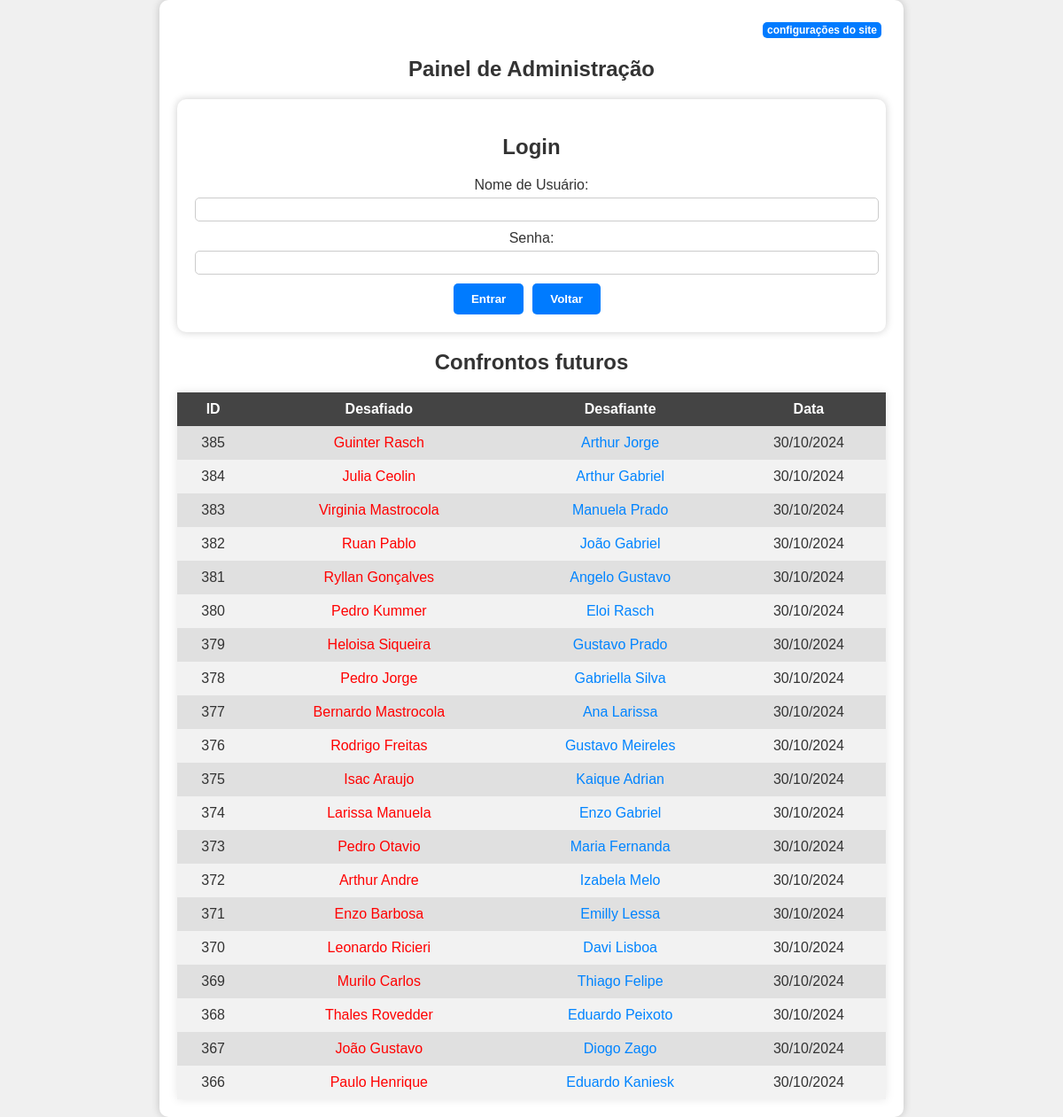
Screenshot of /painel_admin.php with the database file from the repository.
### tables this page shows
CREATE TABLE `t_confrontos`  (
  `a_index` int NOT NULL AUTO_INCREMENT,
  `a_desafiado` int NULL DEFAULT NULL,
  `a_desafiado_rating` int NULL DEFAULT NULL,
  `a_desafiado_pontos` varchar(255) NULL DEFAULT NULL,
  `a_desafiante` int NULL DEFAULT NULL,
  `a_desafiante_rating` int NULL DEFAULT NULL,
  `a_desafiante_pontos` varchar(255) NULL DEFAULT NULL,
  `a_resultado` varchar(255) NULL DEFAULT NULL,
  `a_data` date NULL DEFAULT NULL,
  `a_data_update` datetime NULL DEFAULT NULL,
  PRIMARY KEY (`a_index`) USING BTREE
);

CREATE TABLE `t_atletas`  (
  `a_index` int NOT NULL AUTO_INCREMENT,
  `a_enable` int NULL DEFAULT 1,
  `a_rating_inicial` int NULL DEFAULT 0,
  `a_nick` varchar(255) NULL DEFAULT NULL,
  `a_rating_atual` int NULL DEFAULT 0,
  `a_vitorias` float NULL DEFAULT 0,
  `a_buc1` float NULL DEFAULT 0,
  `a_data_nascimento` date NULL DEFAULT NULL,
  `a_confronto_direto` int NOT NULL DEFAULT 0,
  PRIMARY KEY (`a_index`) USING BTREE
);

### include/functions.php (called while the page is built, shortened)
<?php
require 'config.php';
function obterNomeJogador($id) {
    global $conn;
    $query = "SELECT a_nick FROM t_atletas WHERE a_index = ?";
    $stmt = $conn->prepare($query);
    $stmt->bind_param("i", $id);
    $stmt->execute();
    $result = $stmt->get_result();
    $row = $result->fetch_assoc();
    return $row['a_nick'];
}
function isUserLoggedIn() {
    if (isset($_SESSION['user_id'])) {
        return true;
    } else {
        return false;
    }
}
?>

### include/config.php (called while the page is built, shortened)
<?php
$servername = "127.0.0.1";
$username = "root";
$password = '';
$dbname = "db_chess";
$conn = new mysqli($servername, $username, $password, $dbname);
$sql = "SELECT * FROM t_site_settings WHERE a_index = 1";
$result = $conn->query($sql);
if ($result->num_rows > 0) {
    $row = $result->fetch_assoc();
    $_cor_desafiado = $row['a_cor_desafiado'];
    $_cor_desafiante = $row['a_cor_desafiante'];
}
?>

### painel_admin.php (the view, shortened to what this page needs)
<?php
require 'include/functions.php';
?>
<!DOCTYPE html>
<html lang="pt-BR">
<head>
    <link rel="stylesheet" type="text/css" href="template/style.css" id="stylesheet">
    <link rel="stylesheet" type="text/css" href="template/style-dark.css" id="dark-stylesheet" disabled>
</head>
<body>
    <div class="container">
    <div class="header">
            <a href="site_config.php" class="admin-button">configurações do site</a>
        </div>
        <h1>Painel de Administração</h1>
        <?php
        if (isUserLoggedIn()) {
            echo '<a href="index.php" class="button">Home</a>';
            echo '<a href="logout.php" class="logout-button">Sair</a>';
            echo '<div class="buttons">';
            echo '<a href="cadastro_jogador.php" class="button">Cadastrar Atleta</a>';
            echo '<a href="cadastro_confronto.php" class="button">Cadastrar Confronto</a>';
            echo '<a href="atualizacao.php" class="button">Atualizar Confrontos</a>';
            echo '<a href="#" class="button" onclick="toggleTextBox()">Torneios</a>';
            echo '<div class="textbox-container" id="textbox-container">';
            echo '    <textarea rows="4" cols="50" id="textbox"></textarea>';
            echo '    <br>';
            echo '   <button onclick="saveText()">Salvar</button>';
            echo '</div>';
            echo '</div>';
        } else {
            echo '<div class="login-container">';
            echo '<div class="login-form">';
            echo '<h2>Login</h2>';
            echo '<form action="painel_admin.php" method="post">';
            echo '<div class="form-group">';
            echo '<label for="username">Nome de Usuário:</label>';
            echo '<input type="text" id="username" name="username" required>';
            echo '</div>';
            echo '<div class="form-group">';
            echo '<label for "password">Senha:</label>';
            echo '<input type="password" id="password" name="password" required>';
            echo '</div>';
            echo '<button type="submit" class="button">Entrar</button>';
            echo '<button type="button" class="button" id="voltarButton">Voltar</button>';
            echo '</form>';
            echo '</div></div>';
                    }
        ?>
        <div class="datagrid">
            <h2>Confrontos futuros</h2>
            <table>
                <thead>
                    <tr>
                        <th>ID</th>
                        <th>Desafiado</th>
                        <th>Desafiante</th>
                        <th>Data</th>
                    </tr>
                </thead>
                <tbody>
                    <?php
                    $confrontosQuery = "SELECT * FROM t_confrontos WHERE a_resultado IS NULL ORDER BY a_index DESC LIMIT 20";
                    $confrontosResult = $conn->query($confrontosQuery);
                    while ($row = $confrontosResult->fetch_assoc()) {
                        echo "<tr>";
                        echo "<td><span>" . $row['a_index'] . "</span></td>";
                        echo "<td><span style='color: " . $_cor_desafiado . ";'>" . obterNomeJogador($row['a_desafiado']) . ($row['a_resultado'] !== null ? ' ' . getStatus($row['a_index'], $row['a_desafiado'], true) : '') . "</span></td>";
                        echo "<td><span style='color: " . $_cor_desafiante . ";'>" . obterNomeJogador($row['a_desafiante']) . ($row['a_resultado'] !== null ? ' ' . getStatus($row['a_index'], $row['a_desafiante'], true) : '') . "</span></td>";
                        echo "<td><span>" . date('d/m/Y', strtotime($row['a_data'])) . "</span></td>";
                        echo "</tr>";
                    }
                    ?>
                </tbody>
            </table>
        </div>
    </div>
</body>
</html>

### template/style.css (style rules this page uses)
body { font-family: Arial, sans-serif; background-color: #f0f0f0; color: #333; text-align: center; margin: 0; padding: 0; }
.container { max-width: 800px; margin: 0 auto; background-color: #fff; padding: 20px; border-radius: 10px; box-shadow: 0 0 10px rgba(0, 0, 0, 0.2); }
h1 { font-size: 24px; color: #333; margin-bottom: 20px; }
input[type="text"] { padding: 8px; border: 1px solid #ccc; border-radius: 5px; }
table { width: 100%; border-collapse: collapse; background-color: #fff; box-shadow: 0 0 10px rgba(0, 0, 0, 0.1); }
th, td { padding: 10px; text-align: center; }
th { background-color: #444; color: #fff; font-weight: bold; }
tr:nth-child(even) { background-color: #f2f2f2; }
tr:nth-child(odd) { background-color: #e0e0e0; }
.form-group { margin-bottom: 10px; }
.form-group label { display: block; margin-bottom: 5px; }
.form-group input { width: 100%; padding: 5px; border: 1px solid #ccc; border-radius: 5px; }
.button { display: inline-block; padding: 10px 20px; background-color: #007bff; color: #fff; text-decoration: none; border: none; border-radius: 5px; font-weight: bold; margin-right: 10px; cursor: pointer; }
.header { display: flex; justify-content: flex-end; align-items: center; background-color: transparent; padding: 5px; }
.admin-button { padding: 2px 5px; background-color: #007bff; color: #fff; text-decoration: none; border-radius: 5px; font-weight: bold; transition: background-color 0.2s; font-size: 12px; }
.login-container { max-width: 800px; margin: 0 auto; background-color: #fff; padding: 20px; border-radius: 10px; box-shadow: 0 0 10px rgba(0, 0, 0, 0.2); }
@media (prefers-color-scheme: light) { body { background-color: #f0f0f0; color: #333; } }

### rows the page displays
t_confrontos: a_index "385", a_desafiado.a_nick "Guinter Rasch", a_desafiante.a_nick "Arthur Jorge", a_data "30/10/2024"
t_confrontos: a_index "384", a_desafiado.a_nick "Julia Ceolin", a_desafiante.a_nick "Arthur Gabriel", a_data "30/10/2024"
t_confrontos: a_index "383", a_desafiado.a_nick "Virginia Mastrocola", a_desafiante.a_nick "Manuela Prado", a_data "30/10/2024"
t_confrontos: a_index "382", a_desafiado.a_nick "Ruan Pablo", a_desafiante.a_nick "João Gabriel", a_data "30/10/2024"
t_confrontos: a_index "381", a_desafiado.a_nick "Ryllan Gonçalves", a_desafiante.a_nick "Angelo Gustavo", a_data "30/10/2024"
t_confrontos: a_index "380", a_desafiado.a_nick "Pedro Kummer", a_desafiante.a_nick "Eloi Rasch", a_data "30/10/2024"
t_confrontos: a_index "379", a_desafiado.a_nick "Heloisa Siqueira", a_desafiante.a_nick "Gustavo Prado", a_data "30/10/2024"
t_confrontos: a_index "378", a_desafiado.a_nick "Pedro Jorge", a_desafiante.a_nick "Gabriella Silva", a_data "30/10/2024"
t_confrontos: a_index "377", a_desafiado.a_nick "Bernardo Mastrocola", a_desafiante.a_nick "Ana Larissa", a_data "30/10/2024"
t_confrontos: a_index "376", a_desafiado.a_nick "Rodrigo Freitas", a_desafiante.a_nick "Gustavo Meireles", a_data "30/10/2024"
t_confrontos: a_index "375", a_desafiado.a_nick "Isac Araujo", a_desafiante.a_nick "Kaique Adrian", a_data "30/10/2024"
t_confrontos: a_index "374", a_desafiado.a_nick "Larissa Manuela", a_desafiante.a_nick "Enzo Gabriel", a_data "30/10/2024"
t_confrontos: a_index "373", a_desafiado.a_nick "Pedro Otavio", a_desafiante.a_nick "Maria Fernanda", a_data "30/10/2024"
t_confrontos: a_index "372", a_desafiado.a_nick "Arthur Andre", a_desafiante.a_nick "Izabela Melo", a_data "30/10/2024"
t_confrontos: a_index "371", a_desafiado.a_nick "Enzo Barbosa", a_desafiante.a_nick "Emilly Lessa", a_data "30/10/2024"
t_confrontos: a_index "370", a_desafiado.a_nick "Leonardo Ricieri", a_desafiante.a_nick "Davi Lisboa", a_data "30/10/2024"
t_confrontos: a_index "369", a_desafiado.a_nick "Murilo Carlos", a_desafiante.a_nick "Thiago Felipe", a_data "30/10/2024"
t_confrontos: a_index "368", a_desafiado.a_nick "Thales Rovedder", a_desafiante.a_nick "Eduardo Peixoto", a_data "30/10/2024"
t_confrontos: a_index "367", a_desafiado.a_nick "João Gustavo", a_desafiante.a_nick "Diogo Zago", a_data "30/10/2024"
t_confrontos: a_index "366", a_desafiado.a_nick "Paulo Henrique", a_desafiante.a_nick "Eduardo Kaniesk", a_data "30/10/2024"
